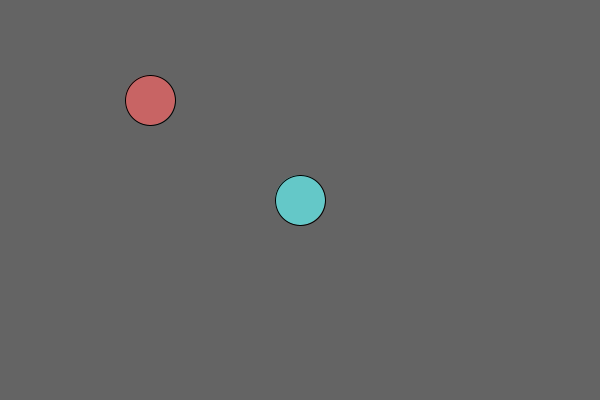
Frame 1 (no input)
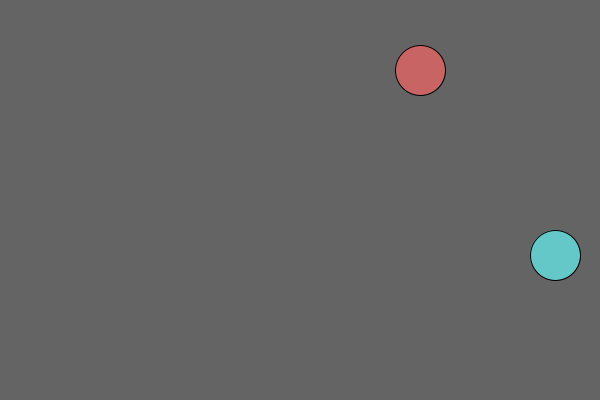
Frame 60 (the mouse pressed at the canvas centre just before this capture)
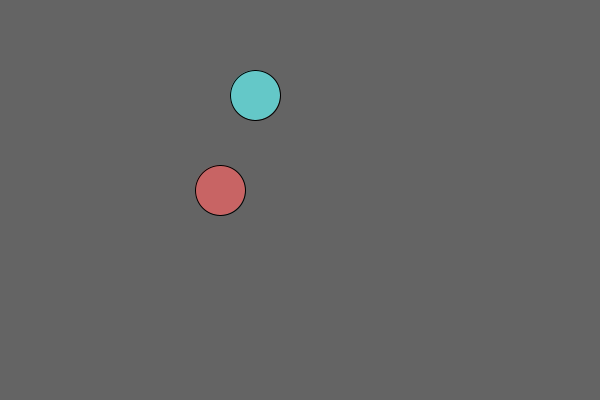
Frame 120 (the mouse held since frame 60 and released just before this capture)

The Processing sketch that drew these frames (run headless with seeded random() and noise(); from frame 60 on, the mouse is pressed at the canvas centre):

// Processing sketch: ball_oop
// ── ball_oop.pde

//constructure
Ball c1 = new Ball(300, 200, 5, 5, #64C8C8);
Ball c2 = new Ball(150, 100, 10, 10, #C86464);


void setup() {
  size(600, 400);
}

void draw() {
  background(100,100,100);
  c1.drawBall();
  c1.move();
  c1.bounce();
  
  c2.drawBall();
  c2.move();
  c2.bounce();
}

// ── Ball.pde
class Ball {
  int ballSize = 50;

  // bounce speed and direction
  float xPos, yPos;
  float xSpeed = 5, ySpeed = 5; 
  float xdirection = 1, ydirection = 1;
  int co = #C86464;

  //receive value from main 'creature_oop'
  Ball (float x, float y, float xs, float ys, int c) {  
    xPos = x;
    yPos = y;
    xSpeed = xs;
    ySpeed = ys;
    co = c;
  } 

  void drawBall() {
    println(xPos, yPos);
    // head
    fill(co);
    ellipse(xPos, yPos, ballSize, ballSize);
  }

  void move() {
    //xPos = xPos + ( xSpeed * xdirection );
    //yPos = yPos + ( ySpeed * ydirection );
    xPos = xPos + xSpeed;
    yPos = yPos + ySpeed;
  }

  void bounce() {
    if (xPos + ballSize/2 >= width || xPos - ballSize/2 <= 0) {
      xSpeed = xSpeed *-1;
    }
    if (yPos + ballSize/2 >= height || yPos - ballSize/2 <= 0) {
      ySpeed = ySpeed *-1;
    }
  }
}
